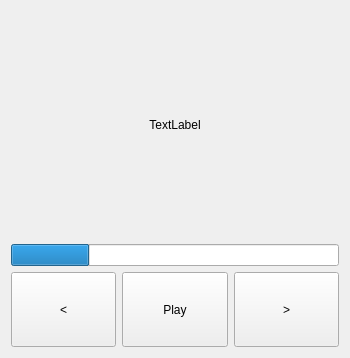
<?xml version="1.0" encoding="UTF-8"?>
<ui version="4.0">
 <class>Form</class>
 <widget class="QWidget" name="Form">
  <property name="geometry">
   <rect>
    <x>0</x>
    <y>0</y>
    <width>350</width>
    <height>358</height>
   </rect>
  </property>
  <property name="windowTitle">
   <string>Form</string>
  </property>
  <layout class="QGridLayout" name="gridLayout">
   <item row="0" column="0">
    <layout class="QVBoxLayout" name="verticalLayout" stretch="3,0,1">
     <item>
      <widget class="QLabel" name="timeText">
       <property name="text">
        <string>TextLabel</string>
       </property>
       <property name="textFormat">
        <enum>Qt::AutoText</enum>
       </property>
       <property name="scaledContents">
        <bool>false</bool>
       </property>
       <property name="alignment">
        <set>Qt::AlignCenter</set>
       </property>
      </widget>
     </item>
     <item>
      <widget class="QProgressBar" name="timeProgressBar">
       <property name="value">
        <number>24</number>
       </property>
       <property name="alignment">
        <set>Qt::AlignCenter</set>
       </property>
       <property name="textVisible">
        <bool>false</bool>
       </property>
      </widget>
     </item>
     <item>
      <layout class="QHBoxLayout" name="horizontalLayout" stretch="0,0,0">
       <property name="sizeConstraint">
        <enum>QLayout::SetDefaultConstraint</enum>
       </property>
       <item>
        <widget class="QPushButton" name="previousButton">
         <property name="sizePolicy">
          <sizepolicy hsizetype="Minimum" vsizetype="Preferred">
           <horstretch>0</horstretch>
           <verstretch>0</verstretch>
          </sizepolicy>
         </property>
         <property name="text">
          <string>&lt;</string>
         </property>
        </widget>
       </item>
       <item>
        <widget class="QPushButton" name="playButton">
         <property name="sizePolicy">
          <sizepolicy hsizetype="Minimum" vsizetype="Preferred">
           <horstretch>0</horstretch>
           <verstretch>0</verstretch>
          </sizepolicy>
         </property>
         <property name="text">
          <string>Play</string>
         </property>
        </widget>
       </item>
       <item>
        <widget class="QPushButton" name="nextButton">
         <property name="sizePolicy">
          <sizepolicy hsizetype="Minimum" vsizetype="Preferred">
           <horstretch>0</horstretch>
           <verstretch>0</verstretch>
          </sizepolicy>
         </property>
         <property name="text">
          <string>&gt;</string>
         </property>
        </widget>
       </item>
      </layout>
     </item>
    </layout>
   </item>
  </layout>
 </widget>
 <resources/>
 <connections/>
</ui>
